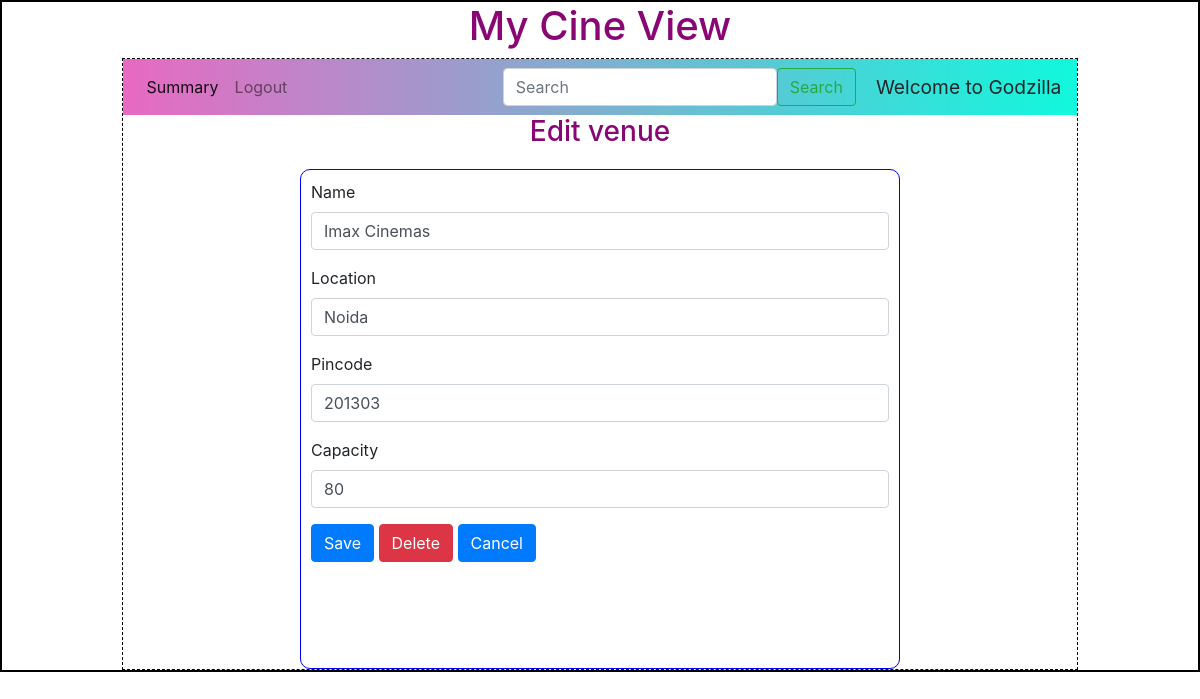
/edit_venue/4/Godzilla, run on the app's committed database.
### backend/models.py (models this page shows)
class Theatre(db.Model):
    __tablename__="theatre"
    id=db.Column(db.Integer,primary_key=True)
    name=db.Column(db.String,nullable=False)
    location=db.Column(db.String,nullable=False)
    pincode=db.Column(db.Integer,nullable=False)
    capacity=db.Column(db.Integer,nullable=False)
    venue_pic_url=db.Column(db.String,nullable=True,default="None")
    shows=db.relationship("Show",cascade="all,delete",backref="theatre",lazy=True)#theatre can access all of its shows

### backend/controllers.py (the view, shortened to what this page needs)
@app.route("/edit_venue/<id>/<name>",methods=["GET","POST"])
def edit_venue(id,name):
    v=get_venue(id)
    return render_template("edit_venue.html",venue=v,name=name)

### backend/controllers.py (called while the page is built)
def get_venue(id):
    theatre=Theatre.query.filter_by(id=id).first()
    return theatre

### templates/edit_venue.html
{%extends "admin_layout.html"%}
{%block content%}
        {%if venue%}
            <div class="center"><h3> Edit venue </h3></div>
            <form action="/edit_venue/{{venue.id}}/{{name}}" method="POST">
            <div class="input_form">
                <div class="mb-3">
                    <label for="tname" class="form-label">Name</label>
                    <input type="text" class="form-control" name="tname"id="tname" value="{{venue.name}}">
                </div>
                <div class="mb-3">
                    <label for="location" class="form-label">Location</label>
                    <input type="text" class="form-control" name="location"id="location" value="{{venue.location}}">
                </div>
                <div class="mb-3">
                    <label for="pincode" class="form-label">Pincode</label>
                    <input type="number" class="form-control" name="pincode" id="pincode" value="{{venue.pincode}}">
                </div>
                <div class="mb-3">
                    <label for="capacity" class="form-label">Capacity</label>
                    <input type="number" class="form-control" name="capacity" id="capacity" value="{{venue.capacity}}">
                </div>
                <div class="mb-3">
                    <button type="submit" class="btn btn-primary">Save</button>
                    <a href ="/delete_venue/{{venue.id}}/{{name}}" type="button" class="btn btn-danger"> Delete</a>
                    <a href ="/admin/{{name}}" type="button" class="btn btn-primary"> Cancel</a>
                </div>
            </form>
            </div>
        {%endif%}
{%endblock%}

### static/styles/main.css (style rules this page uses)
* { margin: 0px; }
.input_form { border: 1px solid blue; width: 600px; height: 500px; margin: auto; margin-top: 20px; padding: 10px; border-radius: 10px; font-size: 16px; text-align: justify; }
.center { text-align: center; margin: auto; color:rgb(136, 7, 116); }

### data on the page
Theatre: tname "Imax Cinemas", location "Noida", pincode "201303", capacity "80"

### other printed values
{{ name }} "Godzilla"
